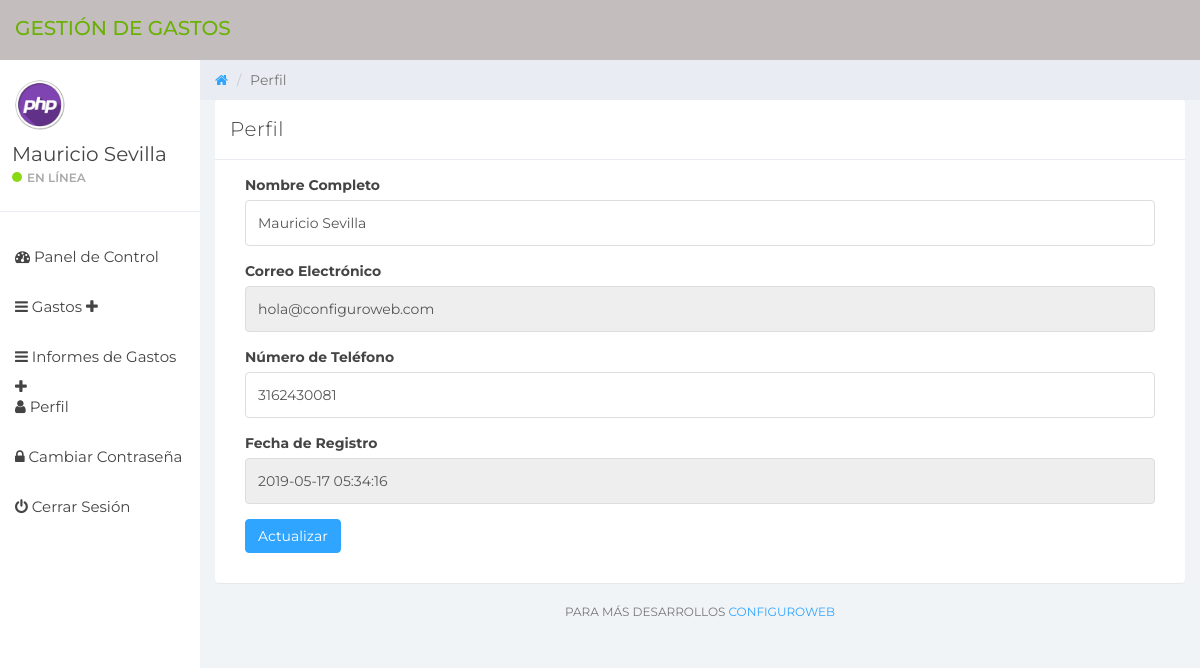
Screenshot of /user-profile.php (signed in) with the database file from the repository.
### tables this page shows
CREATE TABLE `tbluser` (
  `ID` int(10) NOT NULL,
  `FullName` varchar(150) DEFAULT NULL,
  `Email` varchar(200) DEFAULT NULL,
  `MobileNumber` bigint(10) DEFAULT NULL,
  `Password` varchar(200) DEFAULT NULL,
  `RegDate` timestamp NOT NULL DEFAULT current_timestamp()
);

### user-profile.php (the view, shortened to what this page needs)
<?php
if (strlen($_SESSION['detsuid'] == 0)) {
	header('location:logout.php');
} else {
?>
	<!DOCTYPE html>
	<html lang="es">
	<head>
		<link href="css/bootstrap.min.css" rel="stylesheet">
		<link href="css/font-awesome.min.css" rel="stylesheet">
		<link href="css/datepicker3.css" rel="stylesheet">
		<link href="css/styles.css" rel="stylesheet">
	</head>
	<body>
		<?php include_once('includes/header.php'); ?>
		<?php include_once('includes/sidebar.php'); ?>
		<div class="col-sm-9 col-sm-offset-3 col-lg-10 col-lg-offset-2 main">
			<div class="row">
				<ol class="breadcrumb">
					<li><a href="#"><em class="fa fa-home"></em></a></li>
					<li class="active">Perfil</li>
				</ol>
			</div>
			<div class="row">
				<div class="col-lg-12">
					<div class="panel panel-default">
						<div class="panel-heading">Perfil</div>
						<div class="panel-body">
							<div class="col-md-12">
								<?php
								$userid = $_SESSION['detsuid'];
								$ret = mysqli_query($con, "SELECT * FROM tbluser WHERE ID='$userid'");
								$row = mysqli_fetch_array($ret);
								?>
								<form role="form" method="post" action="">
									<div class="form-group">
										<label>Nombre Completo</label>
										<input class="form-control" type="text" value="<?php echo $row['FullName']; ?>" name="fullname" required>
									</div>
									<div class="form-group">
										<label>Correo Electrónico</label>
										<input type="email" class="form-control" name="email" value="<?php echo $row['Email']; ?>" required readonly>
									</div>
									<div class="form-group">
										<label>Número de Teléfono</label>
										<input class="form-control" type="tel" value="<?php echo $row['MobileNumber']; ?>" required name="contactnumber" maxlength="10">
									</div>
									<div class="form-group">
										<label>Fecha de Registro</label>
										<input class="form-control" name="regdate" type="text" value="<?php echo $row['RegDate']; ?>" readonly>
									</div>
									<div class="form-group">
										<button type="submit" class="btn btn-primary" name="submit">Actualizar</button>
									</div>
								</form>
							</div>
						</div>
					</div>
				</div>
				<?php include_once('includes/footer.php'); ?>
			</div>
		</div>
	</body>
	</html>
<?php }  ?>

### includes/sidebar.php (shortened to what this page needs)
<?php
include('includes/dbconnection.php');
?>
<div id="sidebar-collapse" class="col-sm-3 col-lg-2 sidebar">
    <div class="profile-sidebar">
        <div class="profile-userpic">
            <img src="http://localhost/gestion-gastos/assets/images/php-icon.png" class="img-fluid" alt="Foto de perfil">
        </div>
        <div class="profile-usertitle">
            <?php
            $uid = $_SESSION['detsuid'];
            $ret = mysqli_query($con, "SELECT FullName FROM tbluser WHERE ID='$uid'");
            $row = mysqli_fetch_array($ret);
            $name = $row['FullName'];
            ?>
            <div class="profile-usertitle-name"><?php echo $name; ?></div>
            <div class="profile-usertitle-status"><span class="indicator label-success"></span>En línea</div>
        </div>
    </div>
    <ul class="nav flex-column">
        <li class="nav-item">
            <a class="nav-link active" href="dashboard.php"><i class="fa fa-dashboard"></i> Panel de Control</a>
        </li>
        <li class="nav-item">
            <a class="nav-link" data-toggle="collapse" href="#menu-gastos">
                <i class="fa fa-navicon"></i> Gastos <i class="fa fa-plus float-right"></i>
            </a>
        </li>
        <li class="nav-item">
            <a class="nav-link" data-toggle="collapse" href="#menu-informes">
                <i class="fa fa-navicon"></i> Informes de Gastos <i class="fa fa-plus float-right"></i>
            </a>
        </li>
        <li class="nav-item">
            <a class="nav-link" href="user-profile.php"><i class="fa fa-user"></i> Perfil</a>
        </li>
        <li class="nav-item">
            <a class="nav-link" href="change-password.php"><i class="fa fa-lock"></i> Cambiar Contraseña</a>
        </li>
        <li class="nav-item">
            <a class="nav-link" href="logout.php"><i class="fa fa-power-off"></i> Cerrar Sesión</a>
        </li>
    </ul>
</div>

### css/styles.css (style rules this page uses)
body { background: #f1f4f7; padding-top: 60px; font-size: 14px; color: #444444; font-family: "Montserrat", "Helvetica Neue", Helvetica, Arial, sans-serif; }
a, a:hover, a:focus { color: #30a5ff; }
input.form-control { border: 1px solid #ddd; box-shadow: none; height: 46px; }
.btn-primary, .btn-primary:hover, .btn-primary:focus, .btn-primary:active, .btn-primary.active, .open > .dropdown-toggle.btn-primary, .btn-primary.disabled, .btn-primary[disabled], fieldset[disabled] .btn-primary, .btn-primary.disabled:hover, .btn-primary[disabled]:hover, fieldset[disabled] .btn-primary:hover, .btn-primary.disabled:focus, .btn-primary[disabled]:focus, fieldset[disabled] .btn-primary:focus, .btn-primary.disabled:active, .btn-primary[disabled]:active, fieldset[disabled] .btn-primary:active, .btn-primary.disabled.active, .btn-primary[disabled].active, fieldset[disabled] .btn-primary.active { background-color: #30a5ff; border-color: #30a5ff; }
.label-success { background-color: #8ad919; }
.panel { border: 0; }
.panel-heading { font-size: 20px; font-weight: 300; letter-spacing: 0.025em; height: 60px; line-height: 38px; }
.panel-default .panel-heading { background: #fff; border-bottom: 1px solid #e9ecf2; color: #444444; }
.sidebar { display: block; padding: 0; display: none; box-shadow: none; background: #fff; }
.sidebar ul { margin: 20px 0px; }
@media (min-width: 768px) { .sidebar { display: block; position: fixed; top: 60px; bottom: 0; left: 0; z-index: 1000; display: block; margin: 0; padding: 0; overflow-x: hidden; overflow-y: auto; } }
.sidebar ul.nav li a { height: 50px; font-size: 15px; line-height: 2em; color: #444444; }
.profile-sidebar { padding: 10px 0; border-bottom: 1px solid #e9ecf2; }
.indicator { width: 10px; height: 10px; display: inline-block; border-radius: 9999px; margin-right: 5px; }
.profile-userpic img { float: left; margin: 10px 0px 0px 15px; width: 50px; height: 50px; border-radius: 9999px !important; }
.profile-usertitle { float: left; text-align: left; margin: 10px 0 0 12px; }
.profile-usertitle-name { font-size: 20px; margin-bottom: 0px; }
.profile-usertitle-status { text-transform: uppercase; color: #AAA; font-size: 12px; font-weight: 600; margin-bottom: 15px; }
.breadcrumb { border-radius: 0; padding: 10px 15px 10px 15px; background: #e9ecf2; margin: 0; }

### rows the page displays
tbluser: FullName "Mauricio Sevilla", fullname "Mauricio Sevilla", email "hola@configuroweb.com", contactnumber "3162430081", regdate "2019-05-17 05:34:16"
